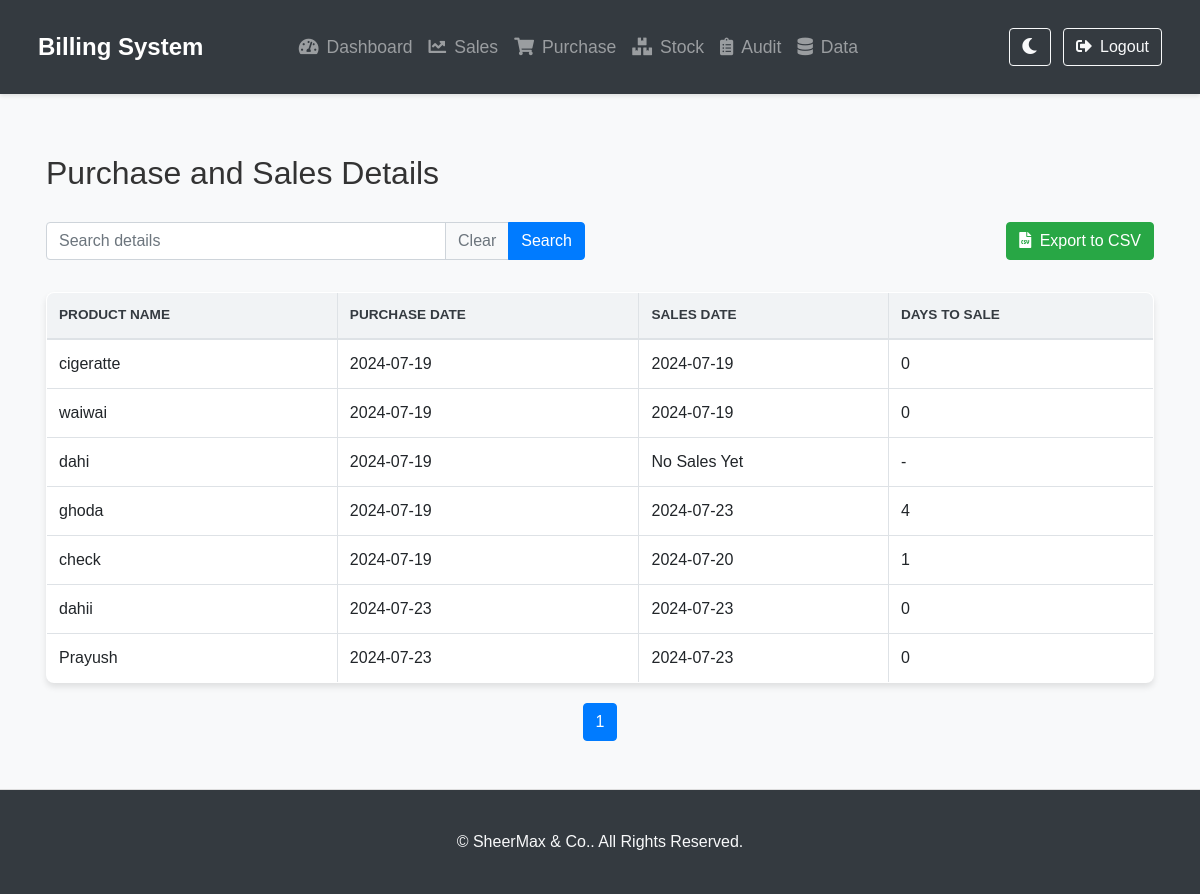
/details (signed in), run on the app's committed database.
### models.py (models this page shows)
class Purchase(db.Model):
    id = db.Column(db.Integer, primary_key=True)
    product_name = db.Column(db.String(100), nullable=False)
    unit = db.Column(db.String(100), nullable=False)
    quantity = db.Column(db.Integer, nullable=False)
    purchase_date = db.Column(db.Date, nullable=False)
    vendor = db.Column(db.String(100), nullable=False)
    per_unit_price = db.Column(db.Float, nullable=False)
    purchase_price = db.Column(db.Float, nullable=False)
    payment_mode = db.Column(db.String(100), nullable=False)
    user_id = db.Column(db.Integer, db.ForeignKey('user.id'), nullable=False)

class Sale(db.Model):
    id = db.Column(db.Integer, primary_key=True)
    product_name = db.Column(db.String(100), nullable=False)
    unit = db.Column(db.String(100), nullable=False)
    quantity = db.Column(db.Integer, nullable=False)
    sale_date = db.Column(db.Date, nullable=False)
    unit_price = db.Column(db.Float, nullable=False)
    total_price = db.Column(db.Float, nullable=False)
    payment_mode = db.Column(db.String(100), nullable=False)  # Add this line
    user_id = db.Column(db.Integer, db.ForeignKey('user.id'), nullable=False)

### app.py (the view)
@app.route('/details')
def details():
    if 'user_id' not in session:
        return redirect(url_for('login'))
    if request.args.get('export') == 'csv':
        details = get_purchase_sales_details()  # Fetch the data
        return export_to_csv(details)  # Export to CSV
    page = int(request.args.get('page', 1))
    search = request.args.get('search', '')
    details = get_purchase_sales_details(page=page, search=search)  # Fetch paginated data
    for d in details['items']:
        print(f"Product: {d['product_name']}, Sales: {d['sales']}, Days Diff: {d['days_diff']}")
    return render_template('details.html', details=details['items'], current_page=details['current_page'], total_pages=details['total_pages'], search=search)

### templates/details.html (shortened to what this page needs)
{% extends "layout.html" %}
{% block content %}
<div class="container mt-4">
    <h2>Purchase and Sales Details</h2>
    <div class="row mb-4">
        <div class="col-md-6">
            <div class="input-group">
                <input type="text" class="form-control" placeholder="Search details" id="search-input" value="{{ request.args.get('search', '') }}">
                <div class="input-group-append">
                    <button class="btn btn-outline-secondary" type="button" id="clear-search">Clear</button>
                    <button class="btn btn-primary" type="button" id="search-button">Search</button>
                </div>
            </div>
        </div>
        <div class="col-md-6 text-right">
            <a href="{{ url_for('details', export='csv', search=request.args.get('search', ''), page=current_page) }}" class="btn btn-success mb-2">
                <i class="fas fa-file-csv mr-1"></i> Export to CSV
            </a>
        </div>
    </div>
    <table class="table table-bordered">
        <thead>
            <tr>
                <th class="text-dark">Product Name</th>
                <th class="text-dark">Purchase Date</th>
                <th class="text-dark">Sales Date</th>
                <th class="text-dark">Days to Sale</th>
            </tr>
        </thead>
        <tbody>
            {% for detail in details %}
            <tr>
                <td>{{ detail.product_name }}</td>
                <td>{{ detail.purchase_date.strftime('%Y-%m-%d') if detail.purchase_date else 'N/A' }}</td>
                <td>
                    {% if detail.first_sale_date %}
                        {{ detail.first_sale_date.strftime('%Y-%m-%d') }}
                    {% else %}
                        No Sales Yet
                    {% endif %}
                </td>
                <td>
                    {% if detail.days_diff is not none %}
                        {{ detail.days_diff }}
                    {% else %}
                        -
                    {% endif %}
                </td>
            </tr>
            {% else %}
            <tr>
                <td colspan="4">No data available</td>
            </tr>
            {% endfor %}
        </tbody>
    </table>
    <nav aria-label="Page navigation">
        <ul class="pagination justify-content-center">
            {% for page_num in range(1, total_pages + 1) %}
            <li class="page-item {{ 'active' if page_num == current_page else '' }}">
                <a class="page-link" href="{{ url_for('details', page=page_num, search=request.args.get('search', '')) }}">{{ page_num }}</a>
            </li>
            {% endfor %}
        </ul>
    </nav>
</div>
{% endblock %}

### templates/layout.html (shortened to what this page needs)
<!DOCTYPE html>
<html lang="en">
<head>
    <link href="https://stackpath.bootstrapcdn.com/bootstrap/4.5.2/css/bootstrap.min.css" rel="stylesheet">
    <link rel="stylesheet" href="https://cdnjs.cloudflare.com/ajax/libs/font-awesome/5.15.3/css/all.min.css">
    <link rel="stylesheet" href="{{ url_for('static', filename='css/layout.css') }}">
    <link rel="stylesheet" href="{{ url_for('static', filename='css/styles.css') }}">
    <link rel="stylesheet" href="{{ url_for('static', filename='css/stock.css') }}">
</head>
<body>
    <nav class="navbar navbar-expand-lg navbar-dark bg-dark">
        <div class="container">
            <a class="navbar-brand" href="{{ url_for('dashboard') }}">Billing System</a>
            <div class="collapse navbar-collapse" id="navbarNav">
                <ul class="navbar-nav">
                    <li class="nav-item">
                        <a class="nav-link" href="{{ url_for('dashboard') }}"><i class="fas fa-tachometer-alt mr-2"></i>Dashboard</a>
                    </li>
                    <li class="nav-item">
                        <a class="nav-link" href="{{ url_for('sales') }}"><i class="fas fa-chart-line mr-2"></i>Sales</a>
                    </li>
                    <li class="nav-item">
                        <a class="nav-link" href="{{ url_for('purchase') }}"><i class="fas fa-shopping-cart mr-2"></i>Purchase</a>
                    </li>
                    <li class="nav-item">
                        <a class="nav-link" href="{{ url_for('stock') }}"><i class="fas fa-boxes mr-2"></i>Stock</a>
                    </li>
                    <li class="nav-item">
                        <a class="nav-link" href="{{ url_for('details') }}"><i class="fas fa-clipboard-list mr-2"></i>Audit</a>
                    </li>
                    <li class="nav-item">
                        <a class="nav-link" href="{{ url_for('data') }}"><i class="fas fa-database mr-2"></i>Data</a>
                    </li>
                </ul>
                <div class="navbar-right">
                    <button id="dark-mode-toggle" class="btn btn-outline-light mr-2" aria-label="Toggle dark mode">
                        <i class="fas fa-moon"></i>
                    </button>
                    <a class="btn btn-outline-light" href="{{ url_for('logout') }}"><i class="fas fa-sign-out-alt mr-2"></i>Logout</a>
                </div>
            </div>
        </div>
    </nav>
    <div class="container mt-1">
        {% block content %}{% endblock %}
    </div>
    <footer class="footer bg-dark text-light py-4">
        <div class="container text-center">
            <p class="mb-0">© SheerMax & Co.. All Rights Reserved.</p>
        </div>
    </footer>
</body>
</html>

### static/css/layout.css (style rules this page uses)
:root { --primary-color: #3498db; --secondary-color: #2ecc71; --background-color: #f4f4f4; --text-color: #333; --card-background: #fff; --header-background: #2c3e50; --alert-warning: #f39c12; --alert-danger: #e74c3c; --input-background: #fff; --input-text: #333; --border-color: #ddd; --hover-color: #2980b9; --positive-trend: #27ae60; --negative-trend: #c0392b; --dark-background-color: #333; --dark-text-color: #f4f4f4; --dark-card-background: #444; --dark-header-background: #222; --dark-footer-background: #111; }
body { font-family: 'Arial', sans-serif; margin: 0; padding: 0; box-sizing: border-box; background-color: var(--background-color); color: var(--text-color); transition: background-color 0.3s, color 0.3s; }
.navbar { box-shadow: 0 2px 4px rgba(0, 0, 0, 0.1); }
.navbar-brand { font-size: 1.5rem; font-weight: bold; }
.nav-link { font-size: 1.1rem; }
#dark-mode-toggle { font-size: 1rem; }
.container { padding: 1rem 1rem; }
.footer { background-color: var(--header-background); color: var(--text-color); text-align: center; padding: 1rem 0; border-top: 1px solid var(--border-color); }

### static/css/styles.css (style rules this page uses)
table { width: 100%; border-collapse: collapse; background-color: var(--card-background); box-shadow: 0 4px 6px rgba(0, 0, 0, 0.1); border-radius: 8px; overflow: hidden; }
th, td { padding: 1rem; text-align: left; border-bottom: 1px solid var(--border-color); }
th { background-color: var(--primary-color); color: white; font-weight: bold; }
.pagination { display: flex; justify-content: center; align-items: center; margin-top: 1rem; }
button { background-color: var(--primary-color); color: white; border: none; padding: 0.5rem 1rem; border-radius: 4px; cursor: pointer; transition: background-color 0.3s; }

### static/css/stock.css (style rules this page uses)
body { background-color: #f8f9fa; }
h2 { color: #333; margin-bottom: 30px; }
.table { margin-bottom: 0; }
.table thead th { background-color: #f1f3f5; border-top: none; font-weight: 600; text-transform: uppercase; font-size: 0.85rem; }
.btn { font-weight: 500; }
.btn-outline-secondary { color: #6c757d; border-color: #ced4da; }
.pagination { margin-top: 20px; }
.page-link { color: #007bff; }
.page-item.active .page-link { background-color: #007bff; border-color: #007bff; }
#search-input, #stock-level-filter { height: calc(1.5em + 0.75rem + 2px); }

### templates/layout.html (style rules this page uses)
.container { padding: 1rem 0.5rem; }
.navbar-nav { margin-left: auto; margin-right: auto; }
.navbar-right { margin-left: auto; }
body { display: flex; flex-direction: column; min-height: 100vh; }
.footer { margin-top: auto; }

### data on the page
Purchase: product_name "cigeratte", purchase_date "2024-07-19", first_sale_date "2024-07-19", days_diff "0"
Purchase: product_name "waiwai", purchase_date "2024-07-19", first_sale_date "2024-07-19", days_diff "0"
Purchase: product_name "dahi", purchase_date "2024-07-19", shows "No Sales Yet"
Purchase: product_name "ghoda", purchase_date "2024-07-19", first_sale_date "2024-07-23", days_diff "4"
Purchase: product_name "check", purchase_date "2024-07-19", first_sale_date "2024-07-20", days_diff "1"
Purchase: product_name "dahii", purchase_date "2024-07-23", first_sale_date "2024-07-23", days_diff "0"
Purchase: product_name "Prayush", purchase_date "2024-07-23", first_sale_date "2024-07-23", days_diff "0"

### other printed values
{{ page_num }} "1"
